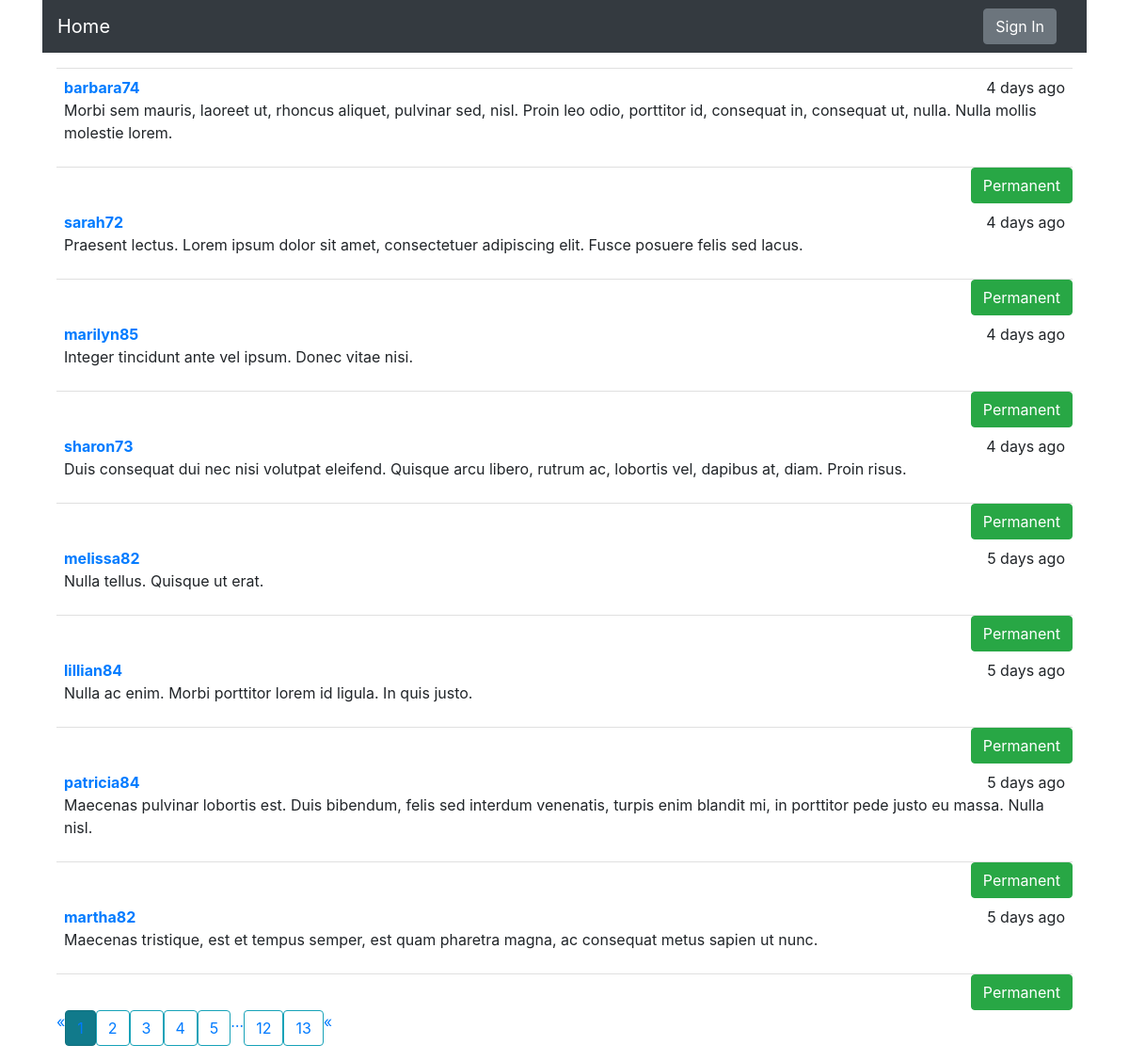
The page / on the database its author committed.
### app/models.py (models this page shows, shortened)
class Post(db.Model):
	__tablename__ = 'posts'
	id = db.Column(db.Integer, primary_key = True)
	body = db.Column(db.Text, nullable = False)
	timestamp = db.Column(db.DateTime, default=datetime.utcnow, index = True)
	author_id = db.Column(db.Integer, db.ForeignKey('users.id'))
	body_html = db.Column(db.Text)

class User(db.Model, UserMixin):
	__tablename__ = 'users'
	id = db.Column(db.Integer, primary_key = True)
	email = db.Column(db.String(64), unique=True, index=True)
	username = db.Column(db.String(64), unique = True, index = True)
	password_hash = db.Column(db.String(128))
	role_id = db.Column(db.Integer, db.ForeignKey('roles.id'))
	confirmed = db.Column(db.Boolean, default = False )
	name = db.Column(db.String(64))
	location = db.Column(db.String(64))
	about_me = db.Column(db.Text())
	member_since = db.Column(db.DateTime(), default = datetime.utcnow )
	last_seen = db.Column(db.DateTime(), default = datetime.utcnow )
	avatar_hash = db.Column(db.String(32))
	posts = db.relationship('Post', backref = 'author', lazy = 'dynamic')
	followed = db.relationship('Follow', foreign_keys = [Follow.follower_id],
								backref=db.backref('follower', lazy = 'joined'),
								lazy = 'dynamic', cascade = 'all, delete-orphan')
	followers = db.relationship('Follow', foreign_keys = [Follow.followed_id],
								backref=db.backref('followed', lazy = 'joined'),
								lazy = 'dynamic', cascade = 'all, delete-orphan')
	@property #This will genearte a write only property field
	def password(self):
		raise AttributeError('Password is not readable attribute')

### app/main/views.py (the view)
@main.route('/', methods=['POST', 'GET'])
def index():
	form = PostForm()
	if current_user.can(Permission.WRITE_ARTICLES) and form.validate_on_submit():
		post = Post(body=form.body.data,author=current_user._get_current_object())
		db.session.add(post)
		db.session.commit()
		return redirect(url_for('main.index'))
	page = request.args.get('page', 1, type=int )
	pagination = Post.query.order_by(Post.timestamp.desc()).paginate(page = page ,
							per_page = current_app.config['FLASKY_POSTS_PER_PAGE'] , error_out = False)
	posts = pagination.items
	return render_template('index.html', pagination = pagination, form=form, posts=posts)

### app/auth/views.py (called while the page is built)
@auth.before_app_request
def before_request():
	if current_user.is_authenticated and not current_user.confirmed and request.blueprint != 'auth':
		return redirect(url_for('auth.unconfirmed'))

@auth.before_app_request
def before_request():
	if current_user.is_authenticated and current_user.ping():
		if not current_user.confrimed and request.endpoint != 'auth':
			return redirect(url_for('auth.unconfirmed'))

### app/main/__init__.py (called while the page is built)
@main.app_context_processor
def inject_permission():
	return dict(Permission=Permission)

### app/models.py (called while the page is built)
	def can(self,permissions):
		return False

	def is_admistrator(self):
		return False

### app/templates/index.html (shortened to what this page needs)
{% extends "base.html" %}
{% import "bootstrap/wtf.html" as wtf %}
{% import "_macros.html" as macros %}
 {% block navbar  %}
  <div class="container">
  <nav class="navbar navbar-expand-lg navbar-dark bg-dark">
    <a class="navbar-brand" href="{{ url_for('main.index')}}">Home</a>
    <div class="collapse navbar-collapse" id="navbarSupportedContent">
      <ul class="navbar-nav ml-auto ">
        <li class="nav-item active">
          <div class="navbar-nav">
            {% if current_user.is_authenticated %}
              <li><a class="btn btn-secondary mr-3" href="{{ url_for('auth.logout') }} ">Sign Out</a></li>
              <li><a class="btn btn-secondary mr-3" href="{{ url_for('auth.change_password') }}">Change password</a></li>
            {% else %}
              <a class="btn btn-secondary mr-3" href="{{ url_for('auth.login') }}">Sign In</a>
            {% endif %}
          </div>
        </li>
      </ul>
    </div>
  </nav>
</div>
{% endblock  %}
{% block page_content %}
	<div class="container">
    {% include "_post.html" %}
    <div class="pagination container">
       {{ macros.pagination_widget(pagination, 'main.index') }}
    </div>
  </div>
{% endblock %}

### app/templates/base.html (shortened to what this page needs)
<!DOCTYPE html>
<html>
<head>
      <link rel="stylesheet" href="https://stackpath.bootstrapcdn.com/bootstrap/4.5.0/css/bootstrap.min.css">
      <link rel="stylesheet" type="text/css" href="{{ url_for('static', filename = 'style.css')}}">
</head>
<body>
  {% block navbar  %}{% endblock  %}
  {% block content %}
      <div class="container ">
      {% block page_content %} {% endblock %}
    </div>
  {% endblock %}
</body>
</html>

### app/templates/_macros.html
{% macro pagination_widget(pagination, endpoint) %}
<ul class = 'pagination'>
	 <li {% if not pagination.has_prev %} class="disabled" {% endif %}>
	 	 <a href="{% if pagination.has_prev %}{{ url_for(endpoint, page = pagination.page - 1 , **kwargs) }}{% else %}#{% endif %}">&laquo;</a>
	 </li>
 	{% for p in pagination.iter_pages() %}
 		{% if p  %}
 			{% if p == pagination.page %}
 				<li class="active btn btn-info">
 				 <a href="{{ url_for(endpoint, page = p, **kwargs) }}">{{ p }}</a>
 				</li>
 			{% else %}
 				 <li class ="btn btn-outline-info">
 				  <a href="{{ url_for(endpoint, page = p, **kwargs) }}">{{ p }}</a>
 				<li>
 			{% endif %}
 		{% else %}
 			<li class="disabled"> <a href="#">&hellip;</a></li>
 		{% endif %}
 	{% endfor %}
 	<li {% if not pagination.has_next %} class="disabled" {% endif %}>
 	 <a href="{% if pagination.has_prev %}{{ url_for(endpoint, page = pagination.page + 1 , **kwargs) }} {% else %} #{% endif %} ">&laquo;</a>
 	</li>
</ul>
{% endmacro %}

### app/templates/_post.html (shortened to what this page needs)
<ul class='posts'>
        {% for post in posts %}
        <li class="post">
          <div class="post-date"> {{ moment(post.timestamp).fromNow() }}</div>
          <div class="post-author">
            <a href="{{ url_for('main.user', username = post.author.username) }}">{{ post.author.username }}</a>
          </div>
          <div class="post-body">
            {% if post.body_html %}
              {{ post.body_html | safe }}
            {% else %}
              {{ post.body }}
            {% endif %}
          </div>
        </li>
        <div class="post-footer">
          <a href="{{ url_for('main.post', id = post.id )}}">
              <span class="label label-default btn btn-success">Permanent</span>
            </a>
        </div>
        {% endfor %}
  </ul>

### app/static/style.css (style rules this page uses)
ul.posts { list-style-type: none; padding: 0px; margin: 16px 0px 0px 0px; border-top: 1px solid #e0e0e0; }
ul.posts li.post { padding: 8px; border-bottom: 1px solid #e0e0e0; }
div.post-date { float: right; }
div.post-author { font-weight: bold; }
div.post-footer { text-align: right; }
div.pagination { width: 100%; text-align: right; padding: 0px; margin: 0px; }

### rows shown on the page
Post: timestamp "4 days ago", author.username "barbara74", body_html "Morbi sem mauris, laoreet ut, rhoncus aliquet, pulvinar sed, nisl. Proin leo odio, porttitor id, consequat in, consequat ut, nulla. Nulla mollis molestie lorem."
Post: timestamp "4 days ago", author.username "sarah72", body_html "Praesent lectus. Lorem ipsum dolor sit amet, consectetuer adipiscing elit. Fusce posuere felis sed lacus."
Post: timestamp "4 days ago", author.username "marilyn85", body_html "Integer tincidunt ante vel ipsum. Donec vitae nisi."
Post: timestamp "4 days ago", author.username "sharon73", body_html "Duis consequat dui nec nisi volutpat eleifend. Quisque arcu libero, rutrum ac, lobortis vel, dapibus at, diam. Proin risus."
Post: timestamp "5 days ago", author.username "melissa82", body_html "Nulla tellus. Quisque ut erat."
Post: timestamp "5 days ago", author.username "lillian84", body_html "Nulla ac enim. Morbi porttitor lorem id ligula. In quis justo."
Post: timestamp "5 days ago", author.username "patricia84", body_html "Maecenas pulvinar lobortis est. Duis bibendum, felis sed interdum venenatis, turpis enim blandit mi, in porttitor pede justo eu massa. Nulla nisl."
Post: timestamp "5 days ago", author.username "martha82", body_html "Maecenas tristique, est et tempus semper, est quam pharetra magna, ac consequat metus sapien ut nunc."

### other values the page prints
{{ p }} "2" "3" "4" "5" "12" "13"
